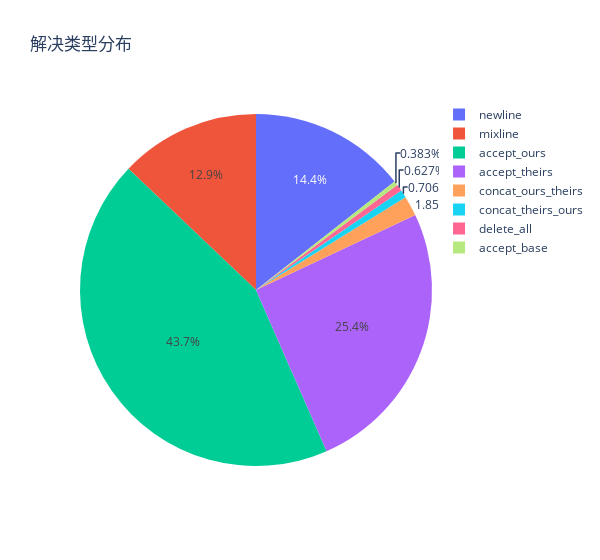

Here is the notebook cell this chart was saved with:
### Markdown cell above
## 结果可视化

### Code cell
# 绘制所有类型冲突的占比饼图
import plotly.graph_objects as go

# 和 MergeBERT数据集图片对应
_labels = ['newline', 'mixline', 'accept_ours', 'accept_theirs', 'concat_ours_theirs', 'concat_theirs_ours', 'delete_all', 'accept_base']
_values = [kind_counter[label] for label in _labels]

# 按label的顺序，顺时针绘制饼图
# 注意：按顺序
fig = go.Figure(data=[go.Pie(labels=_labels, values=_values, sort=False)])

# Updating the layout for better visualization
fig.update_layout(title_text='解决类型分布', width=600)

# Showing the pie chart
fig.show()

### Figure 1 — Plotly figure (JSON) as saved in the notebook; plotly's stock layout.template omitted (floating-point values rounded to 4 significant figures)
{"data": [{"labels": ["newline", "mixline", "accept_ours", "accept_theirs", "concat_ours_theirs", "concat_theirs_ours", "delete_all", "accept_base"], "sort": false, "type": "pie", "values": [29138, 26038, 88132, 51321, 3728, 1424, 1266, 772]}], "layout": {"title": {"text": "解决类型分布"}, "width": 600}}
